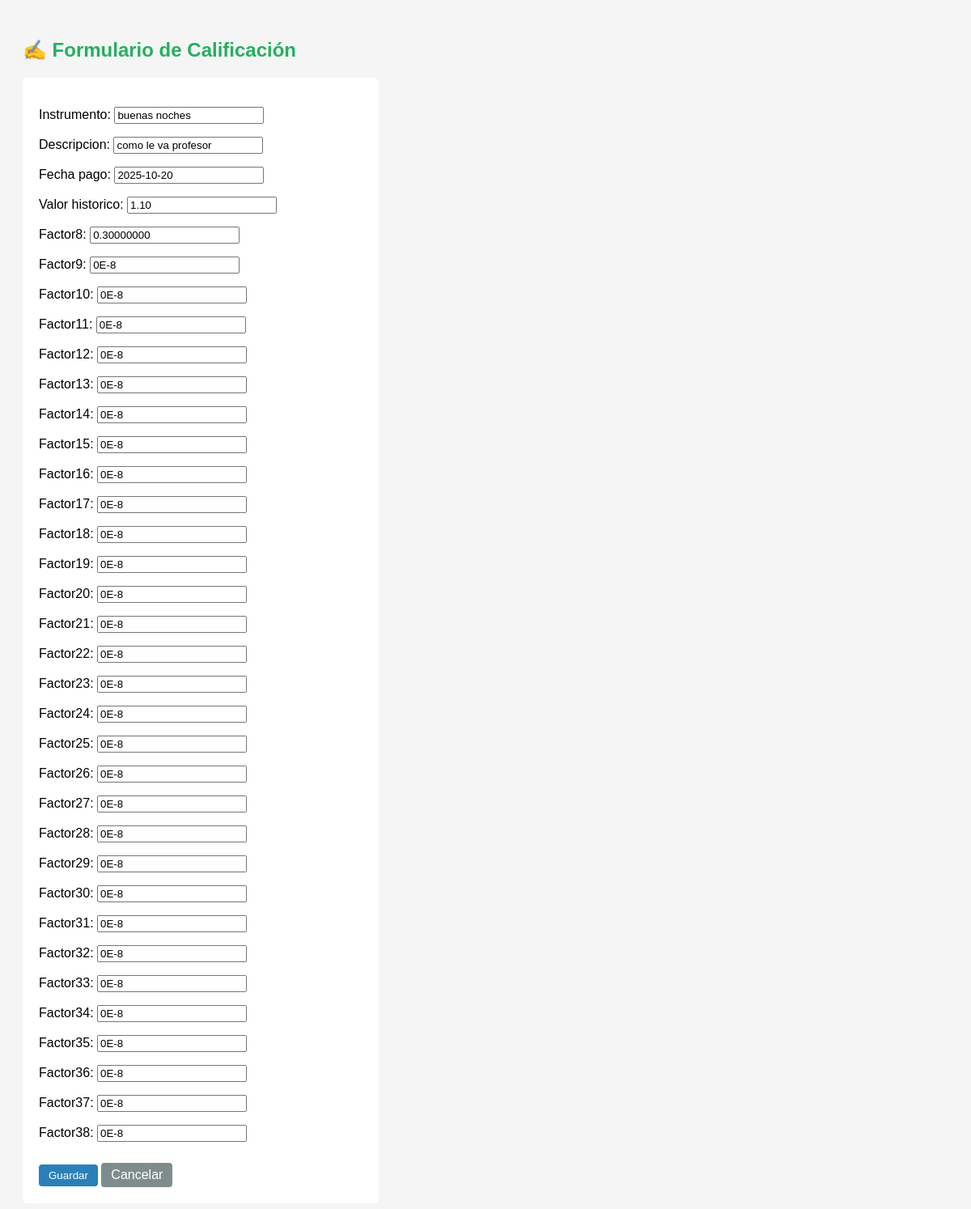
The app's page /calificaciones/2/editar/ with its own data.
### miapp/models.py (models this page shows, shortened)
class Calificacion(models.Model):
    id_calificacion = models.AutoField(primary_key=True)
    instrumento = models.CharField(max_length=50)
    descripcion = models.CharField(max_length=200, null=True, blank=True)
    fecha_pago = models.DateField(null=True, blank=True)
    valor_historico = models.DecimalField(max_digits=12, decimal_places=2, null=True, blank=True)
    locals().update(generar_factores())
    class Meta:
        db_table = 'CALIFICACION'

### miapp/views.py (the view)
# urls.py: path('calificaciones/<int:id_calificacion>/editar/', views.actualizar_calificacion, name='actualizar_calificacion'),
def actualizar_calificacion(request, id_calificacion):
    calificacion = get_object_or_404(Calificacion, id_calificacion=id_calificacion)
    if request.method == 'POST':
        form = CalificacionForm(request.POST, instance=calificacion)
        if form.is_valid():
            form.save()
            return redirect('lista_calificaciones')
    else:
        form = CalificacionForm(instance=calificacion)
    return render(request, 'calificacion_form.html', {'form': form})

### miapp/forms.py
class CalificacionForm(forms.ModelForm):
    class Meta:
        model = Calificacion
        fields = ['instrumento', 'descripcion', 'fecha_pago', 'valor_historico']
        fields += [f'factor{i}' for i in range(8, 39)]

### templates/calificacion_form.html (shortened to what this page needs)
<!DOCTYPE html>
<html lang="es">
<head>
</head>
<body>
    <h2>✍️ Formulario de Calificación</h2>
    <form method="post">
        {{ form.as_p }}
        <button type="submit">Guardar</button>
        <a href="{% url 'lista_calificaciones' %}">Cancelar</a>
    </form>
</body>

### templates/calificacion_form.html (style rules this page uses)
body { font-family: Arial, sans-serif; background: #f5f5f5; padding: 20px; }
h2 { color: #27ae60; }
form { background: white; padding: 20px; border-radius: 6px; width: 400px; }
button, a { margin-top: 10px; display: inline-block; padding: 6px 12px; text-decoration: none; border-radius: 4px; }
button { background: #2980b9; color: white; border: none; }
a { background: #7f8c8d; color: white; }

### records on screen
Calificacion: instrumento "buenas noches", descripcion "como le va profesor", fecha_pago "2025-10-20", valor_historico "1.10", factor8 "0.30000000", factor9 "0E-8", factor10 "0E-8", factor11 "0E-8", factor12 "0E-8", factor13 "0E-8", factor14 "0E-8", factor15 "0E-8", factor16 "0E-8", factor17 "0E-8", factor18 "0E-8", factor19 "0E-8", factor20 "0E-8", factor21 "0E-8", factor22 "0E-8", factor23 "0E-8", factor24 "0E-8", factor25 "0E-8", factor26 "0E-8", factor27 "0E-8", factor28 "0E-8", factor29 "0E-8", factor30 "0E-8", factor31 "0E-8", factor32 "0E-8", factor33 "0E-8", factor34 "0E-8", factor35 "0E-8", factor36 "0E-8", factor37 "0E-8", factor38 "0E-8"
